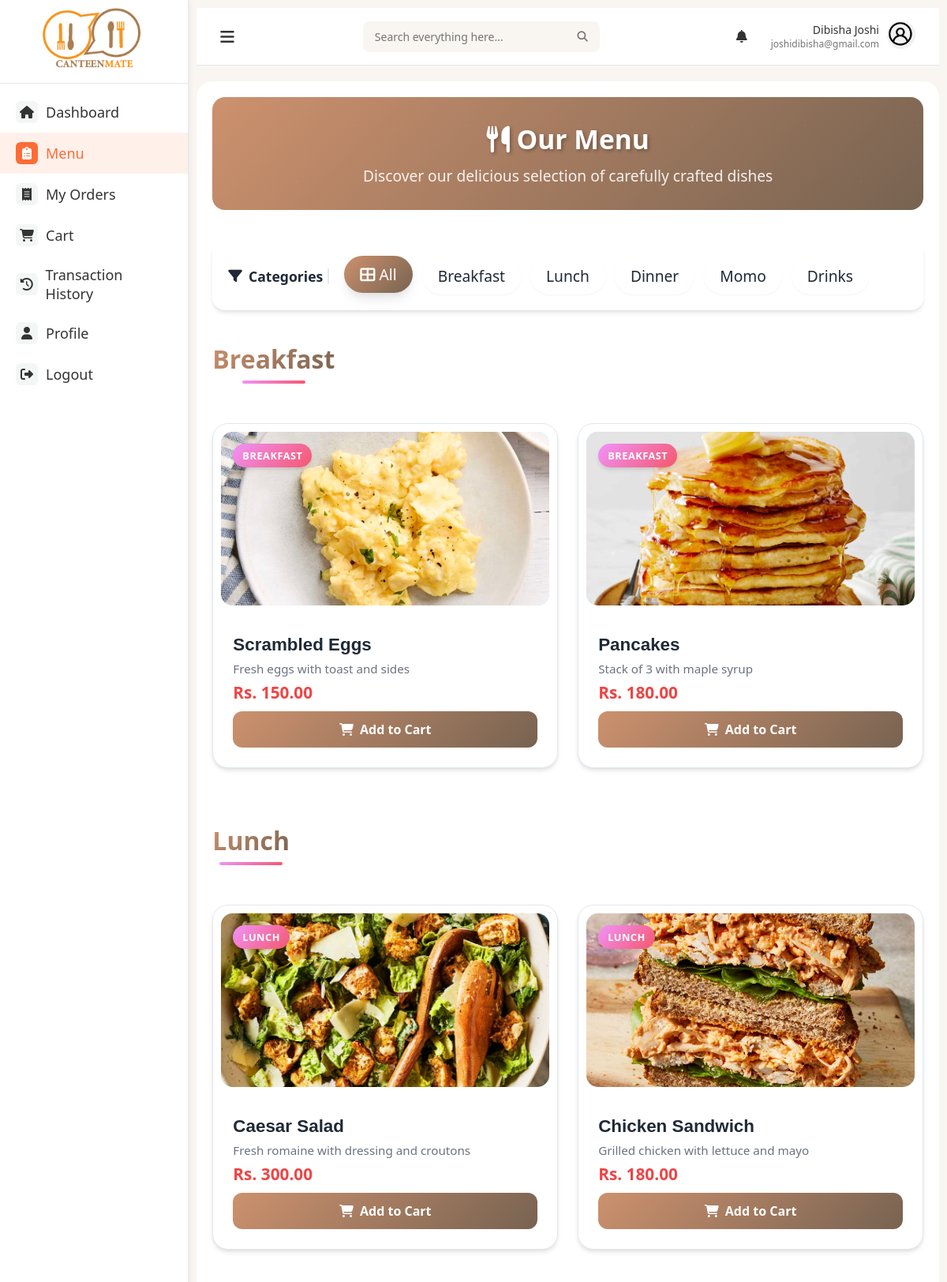
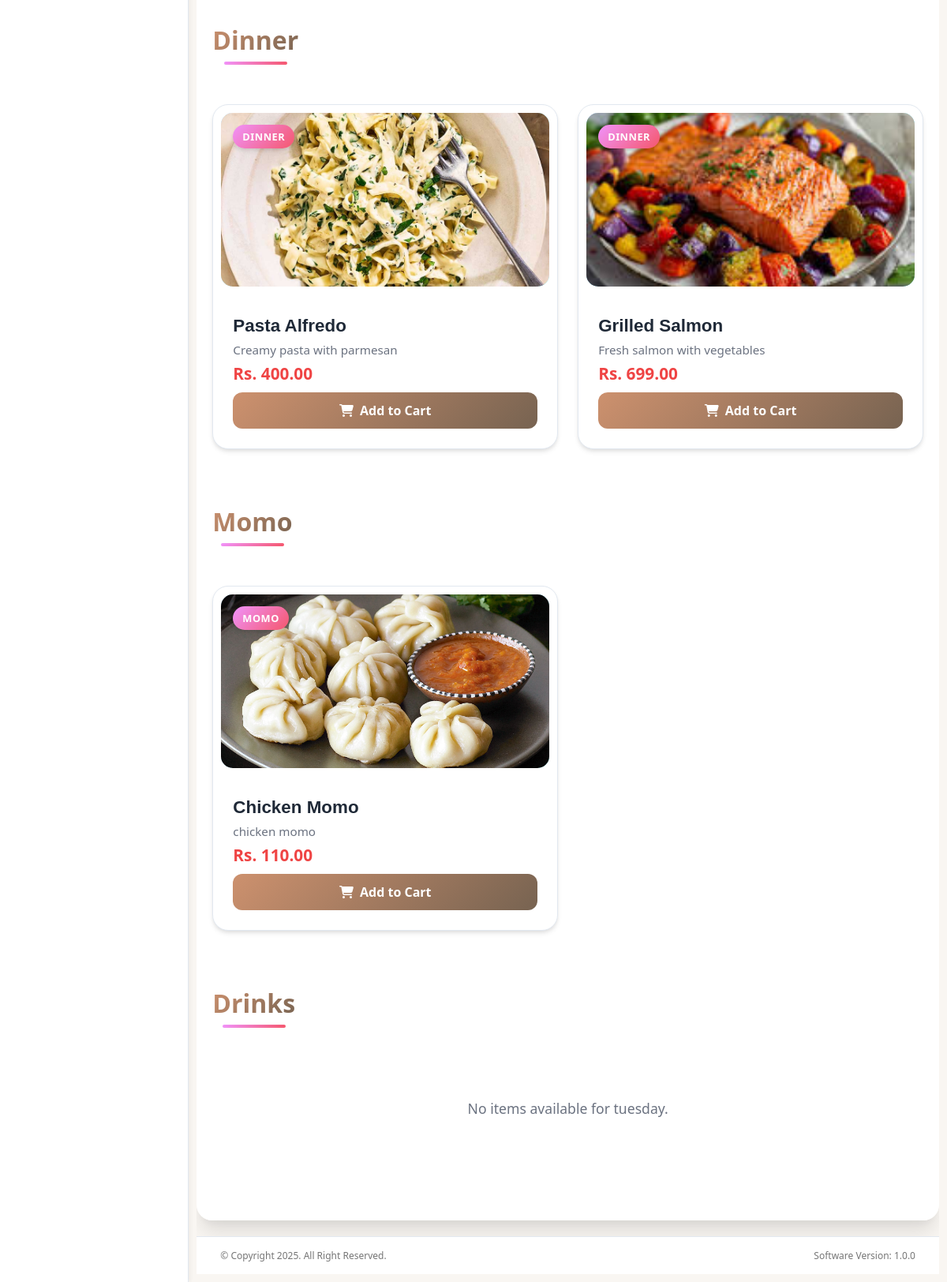
Screenshot of /menu (signed in) with the database file from the repository (2 pictures, top to bottom).
### models.py (models this page shows, shortened)
class User(db.Model):
    id = db.Column(db.Integer, primary_key=True)
    fullname = db.Column(db.String(100), nullable=False)
    email = db.Column(db.String(100), unique=True, nullable=False)
    password = db.Column(db.String(200), nullable=False)
    role = db.Column(db.String(20), nullable=False)
    phone = db.Column(db.String(10))
    created_at = db.Column(db.DateTime, server_default=db.func.now())

class Category(db.Model):
    __tablename__ = 'categories'
    id = db.Column(db.Integer, primary_key=True)
    name = db.Column(db.String(100), nullable=False, unique=True)
    status = db.Column(db.Boolean, default=True)  # Active or Inactive
    items = db.relationship('Item', backref='category', lazy=True, cascade='all, delete-orphan')

class Item(db.Model):
    __tablename__ = 'items'
    id = db.Column(db.Integer, primary_key=True)
    name = db.Column(db.String(100), nullable=False)
    price = db.Column(db.Float, nullable=False)
    category_id = db.Column(db.Integer, db.ForeignKey('categories.id'), nullable=False)
    description = db.Column(db.Text, nullable=True)
    image_filename = db.Column(db.String(255), nullable=True)
    available = db.Column(db.Boolean, default=True)
    attribute_values = db.relationship(
        'AttributeValue',
        secondary=item_attribute_values,
        back_populates='items'
    )
    addons = db.relationship(
        'Addon',
        secondary=addon_item_association,
        back_populates='items'
    )

### main.py (the view)
@app.route('/menu')
@login_required
def user_menu():
    current_day = request.args.get('day')
    if not current_day:
        current_day = datetime.today().strftime('%A').lower()
    user_id = session.get('user_id')
    user = User.query.get(user_id)
    categories = Category.query.filter_by(status=True).all()
    menu_items = {}
    for category in categories:
        menu_items[category.name] = []
    menu_entries = Menu.query.filter_by(day=current_day).all()
    for entry in menu_entries:
        if entry.category.name not in menu_items:
            menu_items[entry.category.name] = []
        menu_items[entry.category.name].append(entry.item)
    return render_template('menu.html',
                           user=user,
                           menu_items=menu_items,
                           current_day=current_day,
                           categories=categories,
                           active_page='menu')

### main.py (called while the page is built)
def login_required(view):
    @functools.wraps(view)
    def wrapped_view(**kwargs):
        if 'user_id' not in session:
            flash('Please log in to access this page', 'warning')
            return redirect(url_for('login'))
        return view(**kwargs)
    return wrapped_view

@app.context_processor
def inject_new_orders_count():
    count = Order.query.filter_by(status='pending').count()
    print(count)
    return dict(new_orders_count=count)

### templates/menu.html (shortened to what this page needs)
{% extends "base.html" %}
{% block content %}
<div id="menu" class="page" style="{% with messages = get_flashed_messages(with_categories=true) %}
                                                {% endwith %}">
    <div class="page-header">
        <h1><i class="fas fa-utensils"></i> Our Menu</h1>
        <p>Discover our delicious selection of carefully crafted dishes</p>
    </div>
    <div class="category-filter">
        <div class="filter-title"><i class="fas fa-filter"></i> Categories</div>
        <button class="filter-btn active" data-category="all">
            <span><i class="fas fa-th-large"></i> All</span>
        </button>
        {% for category in categories %}
            <button class="filter-btn" data-category="{{ category.name }}">
                <span>{{ category.name }}</span>
            </button>
        {% endfor %}
    </div>
    {% for category_name, items in menu_items.items() %}
        {% if items %}
        <div class="category-section">
            <div class="section-header">
                <h2 class="section-title">{{ category_name }}</h2>
            </div>
            <div class="menu-grid">
                {% for item in items %}
                <div class="menu-item"
                     data-id="{{ item.id }}"
                     data-name="{{ item.name }}"
                     data-price="{{ item.price }}"
                     data-image="{{ url_for('static', filename='uploads/items/' ~ item.image_filename) if item.image_filename else '/api/placeholder/320/220' }}"
                     data-category="{{ category_name }}">
                    <div class="item-image">
                        <img src="{{ url_for('static', filename='uploads/items/' ~ item.image_filename) if item.image_filename else '/api/placeholder/320/220' }}" alt="{{ item.name }}">
                        <div class="item-badge">{{ category_name }}</div>
                    </div>
                    <div class="item-details">
                        <h3 class="item-name">{{ item.name }}</h3>
                        <p class="item-description">{{ item.description or 'No description available.' }}</p>
                        <span class="item-price">Rs. {{ '%.2f' % (item.price) }}</span>
                        <form method="POST" action="{{ url_for('add_to_cart') }}">
                            <button type="submit" class="add-to-cart">
                                <i class="fas fa-shopping-cart"></i>
                                Add to Cart
                            </button>
                        </form>
                    </div>
                </div>
                {% endfor %}
            </div>
        </div>
        {% else %}
        <div class="category-section">
            <div class="section-header">
                <h2 class="section-title">{{ category_name }}</h2>
            </div>
            <div class="no-items-message">
                <p>No items available for {{ current_day }}.</p>
            </div>
        </div>
        {% endif %}
    {% endfor %}
</div>
{% endblock %}

### templates/base.html (shortened to what this page needs)
<!DOCTYPE html>
<html lang="en">
<head>
    <link rel="stylesheet" href="https://cdnjs.cloudflare.com/ajax/libs/font-awesome/6.4.0/css/all.min.css">
    <link href="https://cdnjs.cloudflare.com/ajax/libs/font-awesome/6.4.0/css/all.min.css" rel="stylesheet">
    <link rel="stylesheet" href="{{ url_for('static', filename='css/styles.css') }}">
</head>
<body>
    <div class="container">
        <div class="sidebar">
            <div class="logo">
                <img src="{{ url_for('static', filename='img/logo.png') }}" alt="Canteen Logo">
            </div>
            <div class="sidebar-menu">
                <a href="{{ url_for('user_dashboard') }}" class="side-menu-item {% if active_page == 'dashboard' %}active{% endif %}">
                    <div class="menu-icon"><i class="fas fa-home"></i></div>
                    <div class="menu-text">Dashboard</div>
                </a>
                <a href="{{ url_for('user_menu')}}" class="side-menu-item {% if active_page == 'menu' %}active{% endif %}">
                    <div class="menu-icon"><i class="fas fa-clipboard-list"></i></div>
                    <div class="menu-text">Menu</div>
                </a>
                <a href="{{ url_for('orders') }}" class="side-menu-item {% if active_page == 'orders' %}active{% endif %}">
                    <div class="menu-icon"><i class="fas fa-receipt"></i></div>
                    <div class="menu-text">My Orders</div>
                </a>
                <a href="{{ url_for('cart')}}" class="side-menu-item {% if active_page == 'cart' %}active{% endif %}">
                    <div class="menu-icon"><i class="fas fa-shopping-cart"></i></div>
                    <div class="menu-text">Cart</div>
                </a>
                <a href="{{ url_for('transaction')}}" class="side-menu-item {% if active_page == 'transaction' %}active{% endif %}">
                    <div class="menu-icon"><i class="fas fa-history"></i></div>
                    <div class="menu-text">Transaction History</div>
                </a>
                <a href="{{ url_for('profile')}}" class="side-menu-item {% if active_page == 'profile' %}active{% endif %}">
                    <div class="menu-icon"><i class="fas fa-user"></i></div>
                    <div class="menu-text">Profile</div>
                </a>
                <a href="{{ url_for('logout') }}" class="side-menu-item {% if active_page == 'logout' %}active{% endif %}">
                    <div class="menu-icon"><i class="fas fa-sign-out-alt"></i></div>
                    <div class="menu-text">Logout</div>
                </a>
            </div>
        </div>
        <div class="main-content">
            <div class="top-nav">
                <button class="btn nav-toggle" onclick="document.querySelector('.sidebar').classList.toggle('active')">
                    <i class="fas fa-bars"></i>
                </button>
                <div class="search-bar">
                    <input type="text" placeholder="Search everything here...">
                    <button type="submit"><i class="fas fa-search"></i></button>
                </div>
                <div class="user-menu">
                    <div class="notifications" id="notificationBtn">
                        <i class="fas fa-bell"></i>
                    </div>
                    <div class="user-profile">
                        <div class="user-info">
                            <div class="user-name">{{ user.fullname }}</div>
                            <div class="user-email">{{ user.email }}</div>
                        </div>
                        <div class="user-avatar">
                            <img src="{{ url_for('static', filename='img/user.png') }}" alt="User Avatar">
                        </div>
                    </div>
                </div>
            </div>
            <div class="page-content">
                {% block content %}{% endblock %}
            </div>
            <div class="footer">
                <p>© Copyright 2025. All Right Reserved.</p>
                <p>Software Version: 1.0.0</p>
            </div>
        </div>
    </div>
</body>
</html>

### templates/base.html (style rules this page uses)
.nav-toggle { background: none; border: none; outline: none; cursor: pointer; padding: 0; margin: 0; font-size: 20px; color: #333; }
.notifications { position: relative; cursor: pointer; padding: 10px; border-radius: 50%; transition: background-color 0.3s; }
.user-menu { display: flex; align-items: center; gap: 20px; }

### rows the page displays
User: fullname "Dibisha Joshi", email "joshidibisha@gmail.com"
Category: name "Breakfast", name "BREAKFAST"
Category: name "Lunch", name "LUNCH"
Category: name "Dinner", name "DINNER"
Category: name "Momo", name "MOMO"
Category: name "Drinks", current_day "tuesday"
Item: image_filename (picture), name "Scrambled Eggs", description "Fresh eggs with toast and sides", price "150.00"
Item: image_filename (picture), name "Pancakes", description "Stack of 3 with maple syrup", price "180.00"
Item: image_filename (picture), name "Caesar Salad", description "Fresh romaine with dressing and croutons", price "300.00"
Item: image_filename (picture), name "Chicken Sandwich", description "Grilled chicken with lettuce and mayo", price "180.00"
Item: image_filename (picture), name "Pasta Alfredo", description "Creamy pasta with parmesan", price "400.00"
Item: image_filename (picture), name "Grilled Salmon", description "Fresh salmon with vegetables", price "699.00"
Item: image_filename (picture), name "Chicken Momo", description "chicken momo", price "110.00"
